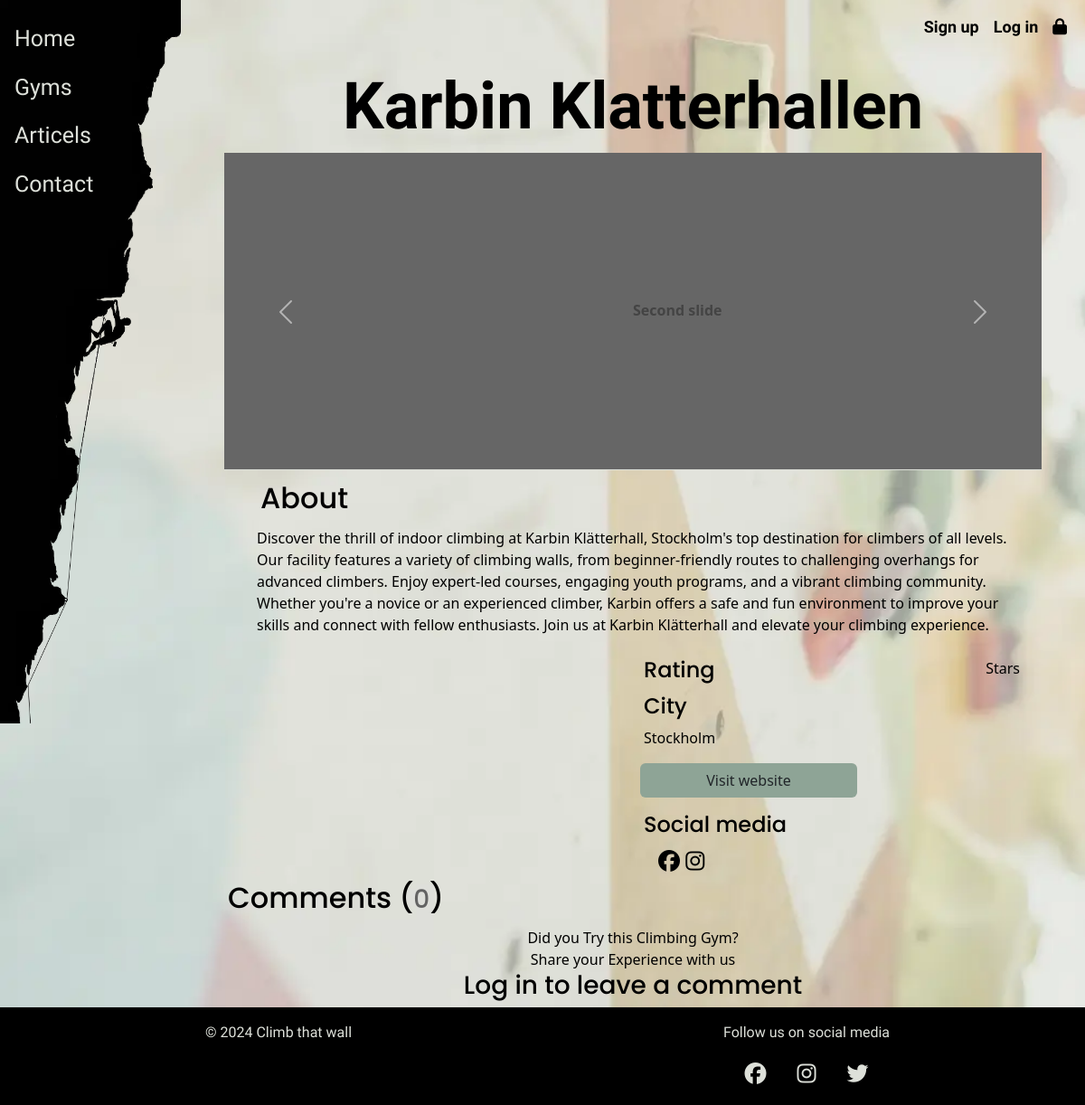
/climb_gyms/Climbing-gym-in-stockholm/, run on the app's committed database.
### climb_gyms/models.py (models this page shows, shortened)
class ClimbingGyms(models.Model):
    user = models.ForeignKey(User, on_delete=models.CASCADE, blank=False, null=False)
    title = models.CharField(max_length=100, blank=False, null=False)
    slug = models.SlugField(max_length=100, blank=False, null=False)
    description = models.TextField(max_length=2000, blank=False, null=False)
    city = models.CharField(max_length=100, blank=False, null=False)
    maps = models.CharField(max_length=100, blank=False, null=False)
    images = models.ForeignKey(Images, on_delete=models.CASCADE)
    rating = models.FloatField(blank=True, null=True, default=0)
    socialmedia = models.ForeignKey(Socialmedia, on_delete=models.CASCADE)
    created_at = models.DateTimeField(auto_now_add=True)
    updated_at = models.DateTimeField(auto_now=True)
    class Meta:
        ordering = ['created_at']

### climb_gyms/views.py (the view)
# urls.py: path("<slug:slug>/", ClimbGymView.as_view(), name="gyms"),
class ClimbGymView(DetailView):
    template_name = 'climb_gyms/gym.html'
    model = ClimbingGyms
    context_object_name = "gym"
    def get_context_data(self, **kwargs):
        context = super().get_context_data(**kwargs)
        context['comments'] = Comments.objects.filter(climbing_gym=self.get_object())
        context['comment_count'] = context['comments'].count()
        return context

### climb_gyms/templates/climb_gyms/gym.html (shortened to what this page needs)
{% extends "base.html" %}
{% load static %}
{% block content %}
    <div class="container">
        <div class="row text-center">
            <div class="col">
                <h1 class="gymtitle">{{gym.title}}</h1>
            </div>
        </div>
        <div class="col headimagesroll mx-4">
            <div id="carouselExampleControls" class="carousel slide pointer-event" data-bs-ride="carousel">
                <div class="carousel-inner">
                  <div class="carousel-item active">
                    <svg class="bd-placeholder-img bd-placeholder-img-lg d-block w-100" width="800" height="350" xmlns="http://www.w3.org/2000/svg" role="img" aria-label="Placeholder: Second slide" preserveAspectRatio="xMidYMid slice" focusable="false"><title>Placeholder</title><rect width="100%" height="100%" fill="#666"></rect><text x="50%" y="50%" fill="#444" dy=".3em">Second slide</text></svg>
                  </div>
                </div>
                <button class="carousel-control-prev" type="button" data-bs-target="#carouselExampleControls" data-bs-slide="prev" fdprocessedid="4lzyib">
                  <span class="carousel-control-prev-icon" aria-hidden="true"></span>
                </button>
                <button class="carousel-control-next" type="button" data-bs-target="#carouselExampleControls" data-bs-slide="next" fdprocessedid="cn3i59">
                  <span class="carousel-control-next-icon" aria-hidden="true"></span>
                </button>
              </div>
        </div>
        <div class="row mx-4 justify-content-center">
            <div class="row ">
                <div class="col p-2 px-4">
                    <h2 class="p-1">About</h2>
                    <p>{{gym.description}}</p>
                </div>
            </div>
            <div class="row d-flex">
                <div class="col">
                </div>
                <div class="col">
                    <div class="row d-flex justify-content-between">
                        <div class="col">
                            <h4>Rating</h4>
                        </div>
                        <div class="col text-end">
                            <p>Stars</p>
                        </div>
                    </div>
                    <div class="col">
                        <h4>City</h4>
                        <div>{{gym.city}}</div>
                    </div>
                    <div class="row">
                        <a href="{{gym.website}}" class="btn btn-website">
                            Visit website
                        </a>
                    </div>
                    <div class="col">
                        <div class="col">
                            <h4>Social media</h4>
                        </div>
                        <div class="col icons-socialmedia">
                            {% if gym.socialmedia.facebook %}
                            <a href="{{gym.socialmedia.facebook}}">
                                <i class="fab fa-facebook"></i>
                            </a>
                            {% endif %}
                            {% if gym.socialmedia.instagram %}
                            <a href="{{gym.socialmedia.instagram}}">
                                <i class="fab fa-instagram"></i>
                            </a>
                            {% endif %}
                        </div>
                    </div>
                </div>
            </div>
        </div>
        <div class="col mx-4">
            <div class="col">
                <h2 class="p-1">Comments (<small>{{ comment_count }}</small>)</h2>
            </div>
            {% if request.user.is_authenticated %}
            <div class="row make-a-review my-3">
                <div class="col">
                    <form method="POST" action="{% url 'create_comment' gym.id %}" class="comment-form">
                        {% csrf_token %}
                        <h3>Leave a Review</h3>
                        <div> Username: <strong>{{ user.username }}</strong></div>
                            <div class="rating-box">
                                <p class="mb-0"><strong>Rating</strong></p>
                                <div class="rating-input">
                                    <label for="star-1"></label>
                                    <label for="star-2"></label>
                                    <label for="star-3"></label>
                                    <label for="star-4"></label>
                                    <label for="star-5"></label>
                                    <input type="radio" id="star-1" name="rating" value="1">
                                    <input type="radio" id="star-2" name="rating" value="2">
                                    <input type="radio" id="star-3" name="rating" value="3">
                                    <input type="radio" id="star-4" name="rating" value="4">
                                    <input type="radio" id="star-5" name="rating" value="5">
                                </div>
                            </div>
                            <div class="text-box">
                                <label for="comment">Comment</label>
                                <textarea class="form-control" id="comment" name="body" rows="3"></textarea>
                            </div>
                        <button type="submit" class="btn btn-search">Submit</button>
                    </form>
                </div>
                <div class="col">
                    {% if comments %}
                        {% for comment in comments %}
                        <div class="row view-comments py-2">
                        <a href="{% url 'profile' comment.user.id %}" aria-label="Click to view user profile {{comment.user.username}}">
                            <div class="col comment">
                                <div class="headercomments">
                                    <div class="image-container">
                                        {% if comment.user.profile.profile_pic %}
                                        <img src="{{ comment.user.profile.profile_pic.url }}" class="me-3 rounded-circle img-thumbnail" alt="{{ comment.user.profile.fav_climb }} Profile Photo">
                                        {% else %}
                                        <img src="{% static 'images/default_profile_pic.webp' %}" class="me-3 rounded-circle img-thumbnail" alt="Default Profile Photo">
                                        {% endif %}
                                    </div>
                                    <div class="col ms-3">
                                        <h5 class="mt-0"><small>Username: </small>{{ comment.user.username }}</h5>
                                        <small class="text-muted">Posted on  {{ comment.created_at|date:'h.m / d M Y' }}</small>
                                    </div>
                                </div>
                                <div class="body-comment my-3">
                                    <div class="comment-text">{{ comment.body }}</div>
                                </div>
                                {% if user.is_authenticated and comment.user == user %}
                                <div class="edit-btn ms-auto">
                                    <button class="btn btn-edit d-flex comment-icon" comment_id="{{ comment.id }}"><i class="fa-regular fa-pen-to-square"></i></button>
                                    <button class="btn btn-delete d-flex comment-icon" comment_id="{{ comment.id }}"><i class="fa-regular fa-trash-can"></i></button>
                                </div>
                                {% endif %}
                            </div>
                        </a>
                        </div>
                        {% endfor %}
                    {% else %}
                    <div class="form-title text-center my-4">
                        <h1>Did you Try this Climbing Gym?</h1>
                    </div>
                    <h5 class="text-center">Share your Experience with us</h5>
                    {% endif %}
                    </div>
                    {% else %}
                    <div class="col text-center">
                        <div>Did you Try this Climbing Gym?</div>
                        <div>Share your Experience with us</div>
                        <h3 class="text-center"><a chref="{% url 'account_login' %}">Log in</a> to leave a comment</h3>
                    </div>
                </div>
            </div>
            {% endif %}
        </div>
    </div>
{% endblock %}

### templates/base.html (shortened to what this page needs)
{% load static %}
<!DOCTYPE html>
<html lang="en">
<head>
    <link href="https://cdn.jsdelivr.net/npm/bootstrap@5.3.3/dist/css/bootstrap.min.css" rel="stylesheet">
    <link rel="stylesheet" href="{% static '/css/base.css' %}">
</head>
<body>
    <div class="container">
      <div class="row align-items-start test">
        {% include "includes/header-comp.html" %}
        <div class="col">
          {% include "includes/header-mobile.html" %}
          {% block content %}
          {% endblock %}
        </div>
    {% include "includes/footer.html" %}
</body>

### templates/includes/header-comp.html
{% load static %}
{% with request.resolver_match.url_name as url_name %}
<div class="col-2 nav-bar d-none d-md-block navbar-expand-md">
    <div class="collapse navbar-collapse mt-3" id="navbarNav">
      <ul class="nav navbar-nav flex-column text-clr-white px-3">
        <li class="nav-item">
          <a class="nav-link {% if url_name == 'home'%}active{% endif %}" href="{% url 'home' %}">Home</a>
        </li>
        <li class="nav-item">
          <a class="nav-link {% if url_name == 'search_gyms'%}active{% endif %}" href="{% url 'search_gyms' %}">Gyms</a>
        </li>
        <li class="nav-item">
          <a class="nav-link {% if url_name == 'articels'%}active{% endif %}" href="#">Articels</a>
        </li>
        <li class="nav-item">
          <a class="nav-link {% if url_name == 'contact'%}active{% endif %}" href="#">Contact</a>
        </li>
      </ul>
    </div>
</div>
{% endwith %}

### templates/includes/header-mobile.html (shortened to what this page needs)
{% load static %}
{% with request.resolver_match.url_name as url_name %}
<div class="col d-flex justify-content-end my-md-2" id="signin">
    <div class="d-flex">
      {% if request.user.is_authenticated %}
        <div class="p-2">
          <a class='nav-link' href="{% url 'profile' request.user.id %}">Profile</a>
        </div>
        <div class="p-2">
            <a class='nav-link' href="{% url 'account_logout' %}">Log out</a>
        </div>
        <div class="p-2">
            <i class="fa-solid fa-lock-open"></i>
        </div>
      {% else %}
        <div class="p-2">
            <a class='nav-link' href="{% url 'account_signup' %}">Sign up</a>
        </div>
        <div class="p-2">
            <a class='nav-link' href="{% url 'account_login' %}">Log in</a>
        </div>
        <div class="p-2">
          <i class="fa-solid fa-lock"></i>
        </div>
      {% endif %}
    </div>
</div>
{% endwith %}

### templates/includes/footer.html (shortened to what this page needs)
<footer class="the-footer sticky-bottom p-3 text-center">
    <div class="container">
        <div class="row">
            <div class="col">
                <p>&copy; 2024 Climb that wall</p>
            </div>
            <div class="col">
                <p>Follow us on social media</p>
                <a href="https://www.facebook.com" target="_blank" class="social-icon"><i class="fab fa-facebook"></i></a>
                <a href="https://www.instagram.com" target="_blank" class="social-icon"><i class="fab fa-instagram"></i></a>
                <a href="https://www.twitter.com" target="_blank" class="social-icon"><i class="fab fa-twitter"></i></a>
            </div>
        </div>
</footer>

### static/css/base.css (style rules this page uses)
:root { --off-white: #dde0d9 ; --grey-green: #8ea496; --black: #000; --light-blue: #accacc; --red: #aa2610; --light-red: #b57887; --yellow: #D1C66C; --off-white-80: rgb(221, 224, 217, .8); --grey-green-60: rgb(142, 164, 150, .6); --h1-font: 'Amatic SC', sans-serif; --heading-font: 'Arsenal SC', sans-serif; --header-font: 'Poppins', sans-serif; --body-font: 'Montserrat', sans-serif; --border: 2px solid #00000030; }
body { background: url(../images/background-image.webp) no-repeat center center/cover; color: var(--black); width: 100%; margin: 0; padding: 0; }
h1 { font-family: var(--h1-font); font-weight: 700; font-size: calc(1.375rem + 3vw); }
h2, h3, h4, h5, h6 { font-family: var(--header-font); }
h2 small { color: #636363; }
a { text-decoration: none; color: var(--black); }
.text-clr-white { color: var(--off-white); }
.container { margin: 0; max-width: 100% !important; }
.active { font-weight: bold; border-bottom: 1px solid var(--off-white); }
.nav-bar { background: url(../images/navbar-image.webp) no-repeat top center/cover; font-family: var(--heading-font); font-size: 25px; margin: 0; min-height: 100svh; padding: 0; }
#signin { font-size: large; font-family: var(--heading-font); font-weight: bold; }
.the-footer { position: relative; bottom: 0; background-color: var(--black); color: var(--off-white); font-family: var(--h1-font); font-size: 1rem; padding: 1rem 0; }
.the-footer a { color: var(--off-white); font-size: 150%; padding: 0 15px; }
.gymtitle { font-size: 6vw; font-weight: 700; }
.icons-socialmedia { font-size: 2vw; margin: 0 1rem; }
.btn-website { background-color: var(--grey-green); width: 20vw; margin: 1rem 0.5rem; }

### data on the page
ClimbingGyms: title "Karbin Klatterhallen", description "Discover the thrill of indoor climbing at Karbin Klätterhall, Stockholm's top destination for climbers of all levels. Our facility features a variety of climbing walls, from beginner-friendly routes to challenging overhangs for advanced climbers. Enjoy expert-led courses, engaging youth programs, and a vibrant climbing community. Whether you're a novice or an experienced climber, Karbin offers a safe and fun environment to improve your skills and connect with fellow enthusiasts. Join us at Karbin Klätterhall and elevate your climbing experience.", city "Stockholm"

### other printed values
{{ comment_count }} "0"
